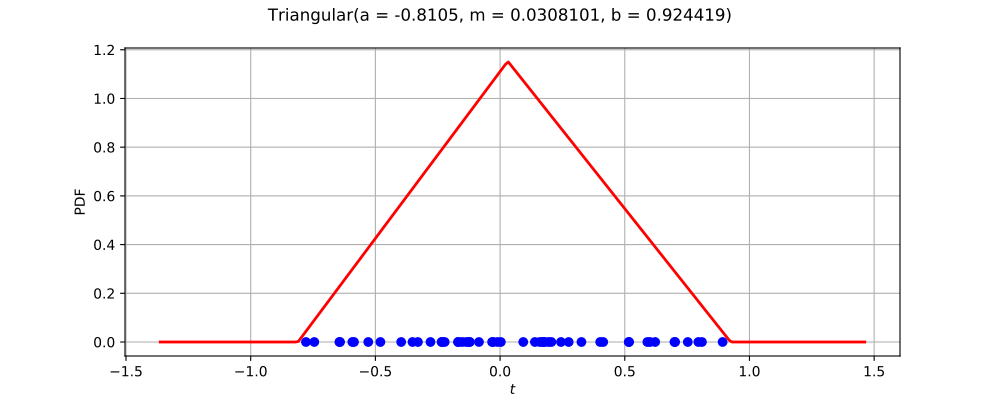

The Python source for this figure:
import openturns as ot
from matplotlib import pyplot as plt
from openturns.viewer import View
ot.RandomGenerator.SetSeed(0)
factory = ot.TriangularFactory()
ref = factory.build()
dimension = ref.getDimension()
if dimension <= 2:
    sample = ref.getSample(50)
    distribution = factory.build(sample)
    if dimension == 1:
        distribution.setDescription(['$t$'])
        pdf_graph = distribution.drawPDF(256)
        cloud = ot.Cloud(sample, ot.Sample(sample.getSize(), 1))
        cloud.setColor('blue')
        cloud.setPointStyle('fcircle')
        pdf_graph.add(cloud)
        fig = plt.figure(figsize=(10, 4))
        plt.suptitle(str(distribution))
        pdf_axis = fig.add_subplot(111)
        View(pdf_graph, figure=fig, axes=[pdf_axis], add_legend=False)
    else:
        sample = ref.getSample(500)
        distribution.setDescription(['$t_0$', '$t_1$'])
        pdf_graph = distribution.drawPDF([256]*2)
        cloud = ot.Cloud(sample)
        cloud.setColor('red')
        cloud.setPointStyle('fcircle')
        pdf_graph.add(cloud)
        fig = plt.figure(figsize=(10, 4))
        plt.suptitle(str(distribution))
        pdf_axis = fig.add_subplot(111)
        View(pdf_graph, figure=fig, axes=[pdf_axis], add_legend=False, square_axes=True)
